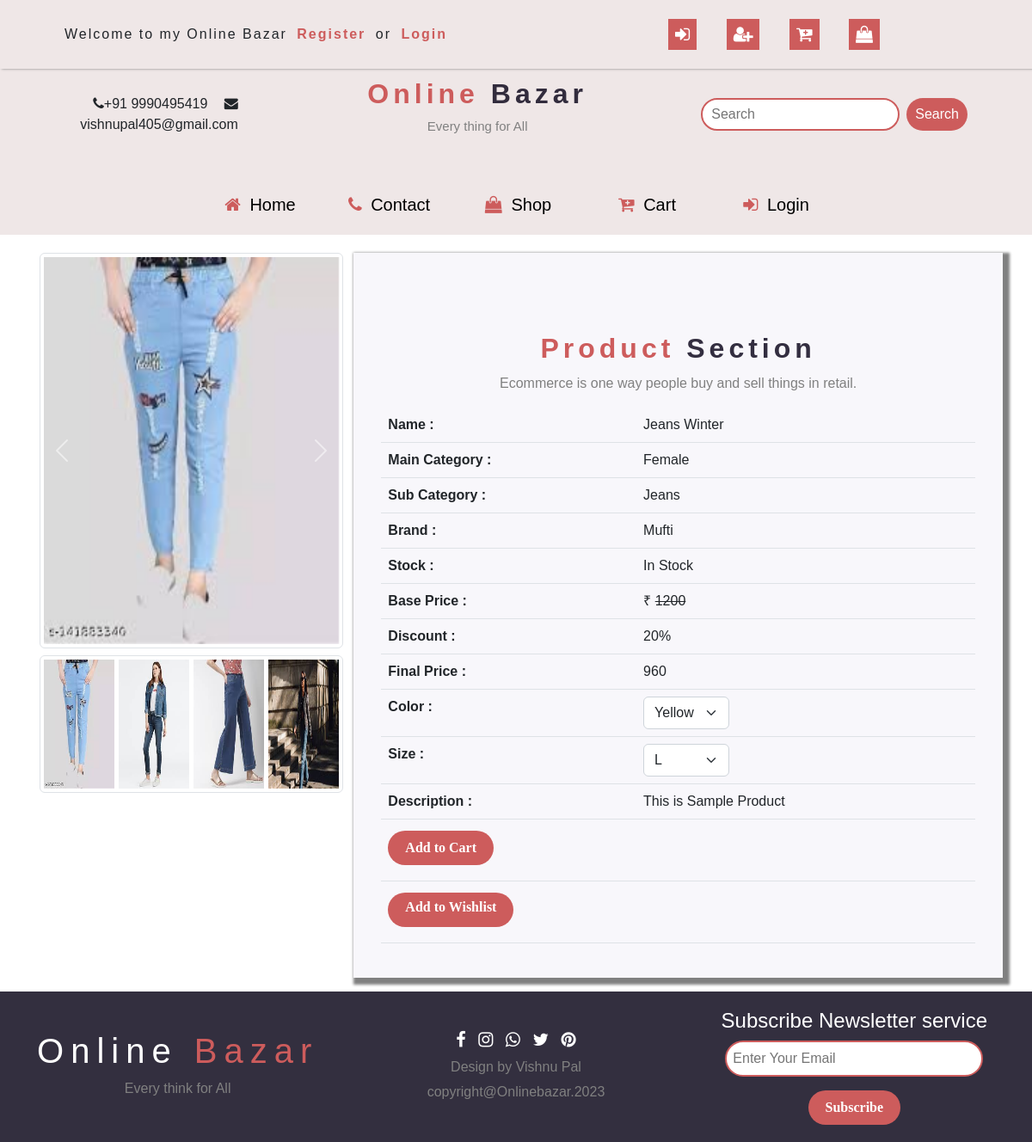
Screenshot of /singleProduct/56/ with the database file from the repository.
### mainapp/models.py (models this page shows, shortened)
class Product(models.Model):
    id = models.AutoField(primary_key=True)
    name = models.CharField(max_length=30)
    maincategory = models.ForeignKey(MainCategory, on_delete=models.CASCADE)
    subcategory = models.ForeignKey(SubCategory, on_delete=models.CASCADE)
    brand = models.ForeignKey(Brand, on_delete=models.CASCADE)
    seller = models.ForeignKey(Seller, on_delete=models.CASCADE, default=None)
    baseprice = models.IntegerField()
    discount = models.IntegerField()
    finalprice = models.IntegerField()
    size = models.CharField(max_length=100)
    color = models.CharField(max_length=100)
    discription = models.TextField()
    stock = models.CharField(max_length=20, default="In Stock")
    pic1 = models.ImageField(
        upload_to="images", default="No_image_available.svg.webp", null=True, blank=True
    )
    pic2 = models.ImageField(
        upload_to="images", default="No_image_available.svg.webp", null=True, blank=True
    )
    pic3 = models.ImageField(
        upload_to="images", default="No_image_available.svg.webp", null=True, blank=True
    )
    pic4 = models.ImageField(
        upload_to="images", default="No_image_available.svg.webp", null=True, blank=True
    )

class MainCategory(models.Model):
    id = models.AutoField(primary_key=True)
    name = models.CharField(max_length=30)
    def __str__(self):
        return self.name

class SubCategory(models.Model):
    id = models.AutoField(primary_key=True)
    name = models.CharField(max_length=30)
    def __str__(self):
        return self.name

class Brand(models.Model):
    id = models.AutoField(primary_key=True)
    name = models.CharField(max_length=30)
    def __str__(self):
        return self.name

### mainapp/views.py (the view)
# urls.py: path("singleProduct/<int:num>/", views.singleProduct, name="singleProduct"),
def singleProduct(request, num):
    p = Product.objects.get(id=num)
    color = p.color.strip().split(" ")
    print(color)
    size = p.size.strip().split(" ")
    print(size)
    return render(
        request, "singleProduct.html", {"Product": p, "color": color, "size": size}
    )

### mainapp/templatetags/product.py (called while the page is built)
@register.filter("stock")
def stock(request, data):
    if data == "In Stock":
        return True
    else:
        return False

### mainapp/templates/singleProduct.html (shortened to what this page needs)
{% extends "index.html" %}
{% load static %}
{% load product %}
{% block body %}
<div class="container mt-2">
    <div class="row">
        <div class="col-md-4">
            <div id="carouselExampleFade" class="carousel slide carousel-fade"
                data-bs-ride="carousel">
                <div class="carousel-inner img-thumbnail">
                    <div class="carousel-item active">
                        <img src="{{Product.pic1.url}}" height="450px"
                            class="d-block w-100"
                            alt="...">
                    </div>
                </div>
                <button class="carousel-control-prev" type="button"
                    data-bs-target="#carouselExampleFade" data-bs-slide="prev">
                    <span class="carousel-control-prev-icon" aria-hidden="true"></span>
                </button>
                <button class="carousel-control-next" type="button"
                    data-bs-target="#carouselExampleFade" data-bs-slide="next">
                    <span class="carousel-control-next-icon" aria-hidden="true"></span>
                </button>
            </div>
            <div class="d-flex justify-content-between mt-2 img-thumbnail">
                <img src="{{Product.pic1.url}}" height="150px" width="24%"
                    alt="...">
                <img src="{{Product.pic2.url}}" height="150px" width="24%"
                    alt="...">
                <img src="{{Product.pic3.url}}" height="150px" width="24%"
                    alt="...">
                <img src="{{Product.pic4.url}}" height="150px" width="24%"
                    alt="...">
            </div>
        </div>
        <div class="col-md-8 contform marginSingleProduct"
            style>
            <div class="product-intro">
                <h1>Product <span>Section</span></h1>
                <p>Ecommerce is one way people buy and sell things in retail.</p>
            </div>
            <table class="table">
                <tr>
                    <th>Name : </th>
                    <td>{{Product.name}}</td>
                </tr>
                <tr>
                    <th>Main Category : </th>
                    <td>{{Product.maincategory}}</td>
                </tr>
                <tr>
                    <th>Sub Category : </th>
                    <td>{{Product.subcategory}}</td>
                </tr>
                <tr>
                    <th>Brand : </th>
                    <td>{{Product.brand}}</td>
                </tr>
                <tr>
                    <th>Stock : </th>
                    <td>{{Product.stock}}</td>
                </tr>
                <tr>
                    <th>Base Price : </th>
                    <td>&#8377; <del>{{Product.baseprice}}</del></td>
                </tr>
                <tr>
                    <th>Discount : </th>
                    <td>{{Product.discount}}%</td>
                </tr>
                <tr>
                    <th>Final Price : </th>
                    <td>{{Product.finalprice}}</td>
                </tr>
                <form action="/add-to-cart/" method="post">
                    <tr>
                        <th>Color : </th>
                        <td>
                            <select class="form-select" name="color"
                                style="width:100px;">
                                {% for i in color %}
                                <option value="{{i}}">{{i}}</option>
                                {% endfor %}
                            </select>
                        </td>
                    </tr>
                    <tr>
                        <th>Size : </th>
                        <td>
                            <select class="form-select" name="size"
                                style="width: 100px;">
                                {% for i in size %}
                                <option value="{{i}}">{{i}}</option>
                                {% endfor %}
                            </select>
                        </td>
                    </tr>
                    <tr>
                        <th>Description : </th>
                        <td>{{Product.discription}}</td>
                    </tr>
                    <tr>
                        {% if request|stock:Product.stock %}
                        <th colspan="2"><button type="submit"
                                class="btn button">Add to
                                Cart</button></th>
                        {% else %}
                        <th colspan="2"><button type="submit"
                                class="btn button" disabled>Add to
                                Cart</button></th>
                        {% endif %}
                    </tr>
                </form>
                <tr>
                    <th colspan="2"><a href="/addToWishlist/{{Product.id}}/"
                            class="btn button">Add to
                            Wishlist</a></th>
                </tr>
            </table>
        </div>
    </div>
</div>
{% endblock %}

### mainapp/static/css/style.css (style rules this page uses)
body { scroll-behavior: smooth; font-family: 'Roboto', sans-serif; }
:root { --primary:indianred; --secondary:rgba(15,10,29,0.849); --light:#2f3640; }
:root { --skin-color:indianred; }
:root { --bg-black-900:#f2f2fc; --bg-black-100:#fdf9ff; --bg-black-50:#e8dfec; --text-black-900:#303e4d; --text-black-700:#504e70; }
body { font-family: Arial, Helvetica, sans-serif; }
.container { padding: 16px; }
.product-intro { text-align: center; margin-top: 50px; }
.product-intro h1 { color: var(--primary); letter-spacing: 5px; font-size: 2rem; font-weight: bold; margin: 10px 0; }
.product-intro h1 span { color: var(--secondary); }
.product-intro p { color: gray; }
.contform { max-width: 768px; display: flex; flex-direction: column; padding: 2rem 2rem 1.5rem; background-color: #f8f7fb; box-shadow: 4px 4px 3px 4px gray; }
.button { margin-top: 5px; padding: 5px 20px; height: 40px; border: none; background: linear-gradient(to bottom right, indianred, indianred); border-radius: 20px; cursor: pointer; font-size: 16px; font-family: ‘Open Sans’; font-weight: 600; color: white; margin-bottom: 10px; }

### rows the page displays
Product: pic1 (picture), pic2 (picture), pic3 (picture), pic4 (picture), name "Jeans Winter", maincategory "Female", subcategory "Jeans", brand "Mufti", stock "In Stock", baseprice "1200", discount "20", finalprice "960", discription "This is Sample Product"

### other values shown
form field color "Yellow"
form field size "L"
